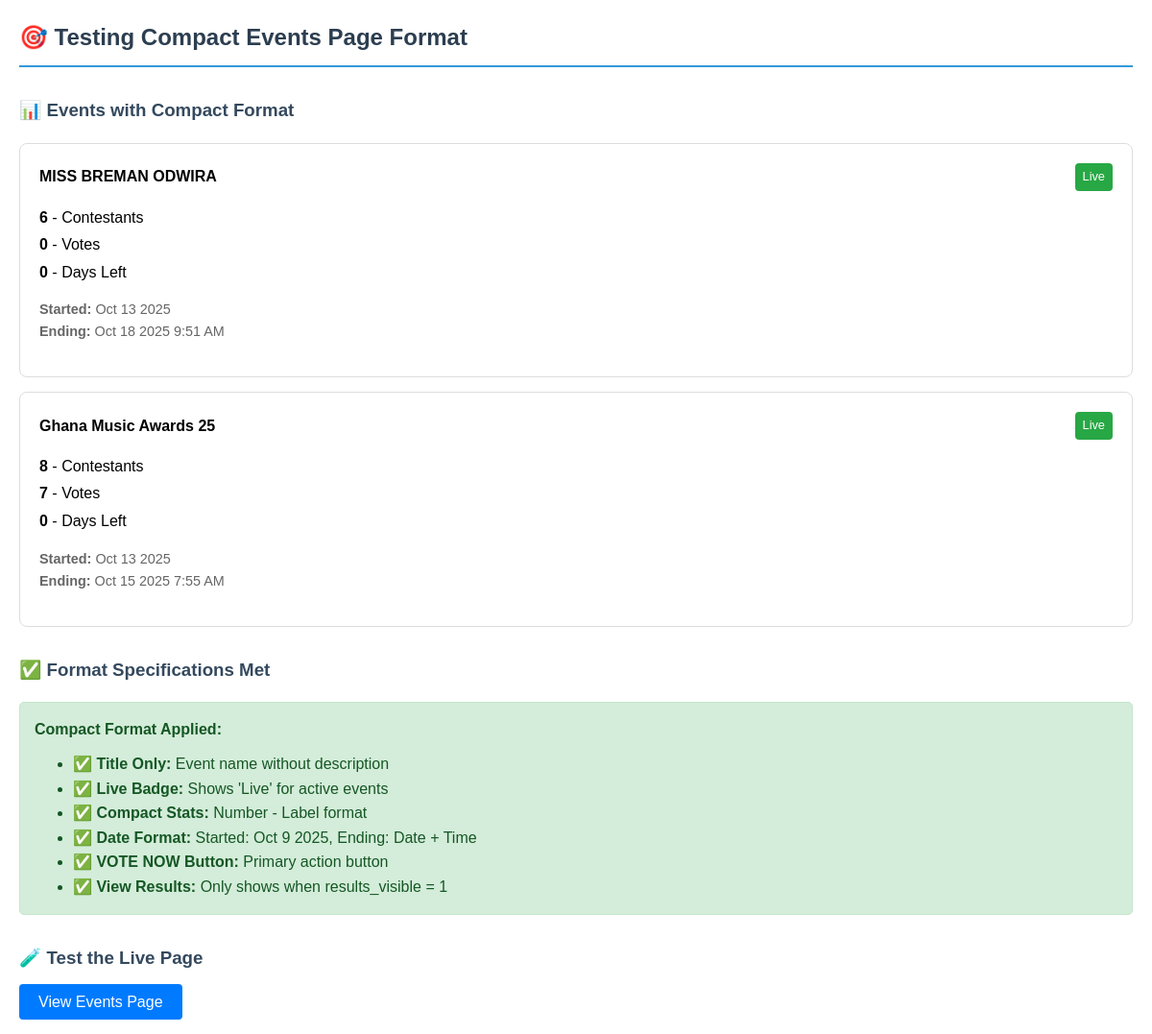
The page /test_compact_events.php on the database as committed earlier.
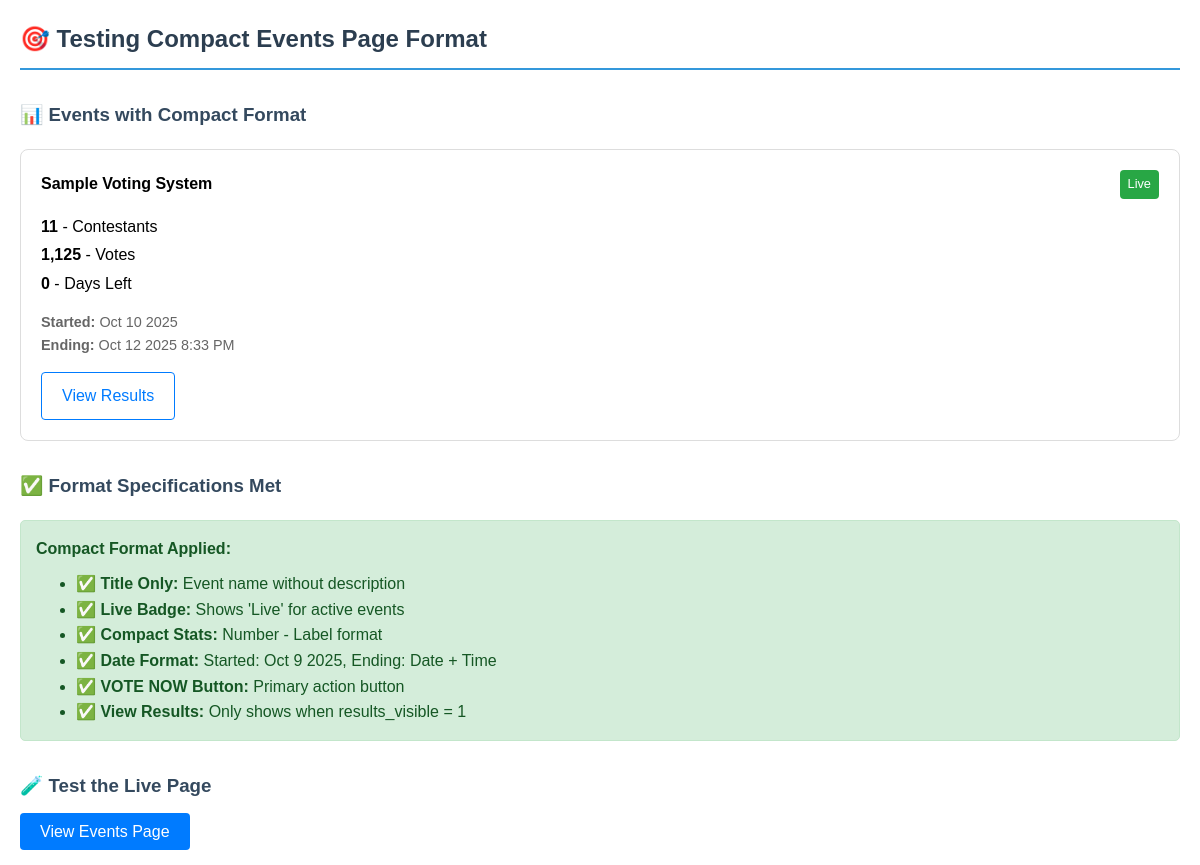
The same page on the database as committed later.
### tables this page shows
CREATE TABLE `events` (
  `id` int(11) NOT NULL,
  `tenant_id` int(11) NOT NULL,
  `name` varchar(255) NOT NULL,
  `code` varchar(50) NOT NULL,
  `description` text DEFAULT NULL,
  `featured_image` varchar(500) DEFAULT NULL,
  `start_date` datetime DEFAULT NULL,
  `end_date` datetime DEFAULT NULL,
  `vote_price` decimal(10,2) DEFAULT 0.50 COMMENT 'Price per vote in GHS',
  `active` tinyint(1) DEFAULT 1,
  `status` enum('draft','active','suspended','closed','archived') DEFAULT 'draft',
  `visibility` enum('private','public','unlisted') DEFAULT 'private',
  `admin_status` enum('approved','pending','rejected','under_review') DEFAULT 'pending',
  `admin_notes` text DEFAULT NULL,
  `created_by` int(11) DEFAULT NULL,
  `suspended_reason` text DEFAULT NULL,
  `suspended_by` int(11) DEFAULT NULL,
  `suspended_at` timestamp NULL DEFAULT NULL,
  `closed_at` timestamp NULL DEFAULT NULL,
  `archived_at` timestamp NULL DEFAULT NULL,
  `created_at` timestamp NOT NULL DEFAULT current_timestamp(),
  `updated_at` timestamp NOT NULL DEFAULT current_timestamp() ON UPDATE current_timestamp(),
  `results_visible` tinyint(1) DEFAULT 1 COMMENT 'Controls whether results/leaderboard is visible to public',
  `deactivated_at` timestamp NULL DEFAULT NULL,
  `deactivated_by` int(11) DEFAULT NULL
);

### test_compact_events.php (the view, shortened to what this page needs)
<?php
try {
    $db = Database::getInstance();
    $connection = $db->getConnection();
    echo "<h2>🎯 Testing Compact Events Page Format</h2>";
    $stmt = $connection->query("
        SELECT e.*,
               COUNT(DISTINCT c.id) as contestant_count,
               COALESCE(SUM(v.quantity), 0) as total_votes,
               DATEDIFF(e.end_date, NOW()) as days_left
        FROM events e
        LEFT JOIN contestants c ON e.id = c.event_id
        LEFT JOIN votes v ON c.id = v.contestant_id
        WHERE e.status = 'active'
        AND e.visibility = 'public'
        GROUP BY e.id
        ORDER BY e.start_date DESC
        LIMIT 3
    ");
    $events = $stmt->fetchAll();
    echo "<h3>📊 Events with Compact Format</h3>";
    foreach ($events as $event) {
        $endDate = new DateTime($event['end_date']);
        $today = new DateTime();
        $daysLeft = max(0, $today->diff($endDate)->days);
        if ($endDate < $today) $daysLeft = 0;
        echo "<div style='border: 1px solid #ddd; padding: 20px; margin: 15px 0; border-radius: 8px; background: white;'>";
        echo "<div style='display: flex; justify-content: space-between; align-items: center; margin-bottom: 15px;'>";
        echo "<h4 style='margin: 0; font-weight: bold;'>{$event['name']}</h4>";
        if ($event['status'] === 'active') {
            echo "<span style='background: #28a745; color: white; padding: 4px 8px; border-radius: 4px; font-size: 0.8rem;'>Live</span>";
        }
        echo "</div>";
        echo "<div style='margin-bottom: 15px;'>";
        echo "<div style='margin-bottom: 3px;'><strong>{$event['contestant_count']}</strong> - Contestants</div>";
        echo "<div style='margin-bottom: 3px;'><strong>" . number_format($event['total_votes']) . "</strong> - Votes</div>";
        echo "<div style='margin-bottom: 3px;'><strong>{$daysLeft}</strong> - Days Left</div>";
        echo "</div>";
        echo "<div style='margin-bottom: 15px; color: #666; font-size: 0.9rem;'>";
        echo "<div><strong>Started:</strong> " . date('M j Y', strtotime($event['start_date'])) . "</div>";
        echo "<div><strong>Ending:</strong> " . date('M j Y g:i A', strtotime($event['end_date'])) . "</div>";
        echo "</div>";
        $canVote = (strtotime($event['start_date']) <= time() &&
                   strtotime($event['end_date']) >= time() &&
                   $event['status'] === 'active');
        echo "<div style='display: flex; gap: 10px;'>";
        if ($canVote) {
            require_once __DIR__ . '/src/Helpers/SlugHelper.php';
            $eventSlug = \SmartCast\Helpers\SlugHelper::generateEventSlug($event);
            echo "<a href='/smartcast/events/{$eventSlug}/vote' style='background: #007bff; color: white; padding: 10px 20px; text-decoration: none; border-radius: 4px;'>VOTE NOW</a>";
            if ($event['results_visible']) {
                echo "<a href='/smartcast/events/{$eventSlug}' style='border: 1px solid #007bff; color: #007bff; padding: 8px 16px; text-decoration: none; border-radius: 4px; font-size: 0.9rem;'>View Results</a>";
            }
        } elseif (strtotime($event['start_date']) > time()) {
            echo "<button style='background: #ffc107; color: #212529; padding: 10px 20px; border: none; border-radius: 4px;' disabled>Starts Soon</button>";
        } else {
            if ($event['results_visible']) {
                echo "<a href='/smartcast/events/{$eventSlug}' style='border: 1px solid #007bff; color: #007bff; padding: 10px 20px; text-decoration: none; border-radius: 4px;'>View Results</a>";
            }
        }
        echo "</div>";
        echo "</div>";
    }
    echo "<h3>✅ Format Specifications Met</h3>";
    echo "<div style='background: #d4edda; padding: 15px; border-radius: 5px; border: 1px solid #c3e6cb;'>";
    echo "<h4 style='color: #155724; margin: 0 0 10px 0;'>Compact Format Applied:</h4>";
    echo "<ul style='margin: 0; color: #155724;'>";
    echo "<li>✅ <strong>Title Only:</strong> Event name without description</li>";
    echo "<li>✅ <strong>Live Badge:</strong> Shows 'Live' for active events</li>";
    echo "<li>✅ <strong>Compact Stats:</strong> Number - Label format</li>";
    echo "<li>✅ <strong>Date Format:</strong> Started: Oct 9 2025, Ending: Date + Time</li>";
    echo "<li>✅ <strong>VOTE NOW Button:</strong> Primary action button</li>";
    echo "<li>✅ <strong>View Results:</strong> Only shows when results_visible = 1</li>";
    echo "</ul>";
    echo "</div>";
    echo "<h3>🧪 Test the Live Page</h3>";
    echo "<p><a href='/smartcast/events' target='_blank' style='background: #007bff; color: white; padding: 10px 20px; text-decoration: none; border-radius: 4px;'>View Events Page</a></p>";
} catch (Exception $e) {
    echo "<h3>❌ Error:</h3>";
    echo "<p>" . $e->getMessage() . "</p>";
}
?>

Rows that differ between the two databases and show on the page:
removed events: name "MISS BREMAN ODWIRA", status "Live", contestant_count "6", total_votes "0", end_date "0", start_date "Oct 13 2025", end_date "Oct 18 2025 9:51 AM"
removed events: name "Ghana Music Awards 25", status "Live", contestant_count "8", total_votes "7", end_date "0", start_date "Oct 13 2025", end_date "Oct 15 2025 7:55 AM"
added events: name "Sample Voting System", status "Live", contestant_count "11", total_votes "1,125", end_date "0", start_date "Oct 10 2025", end_date "Oct 12 2025 8:33 PM"
